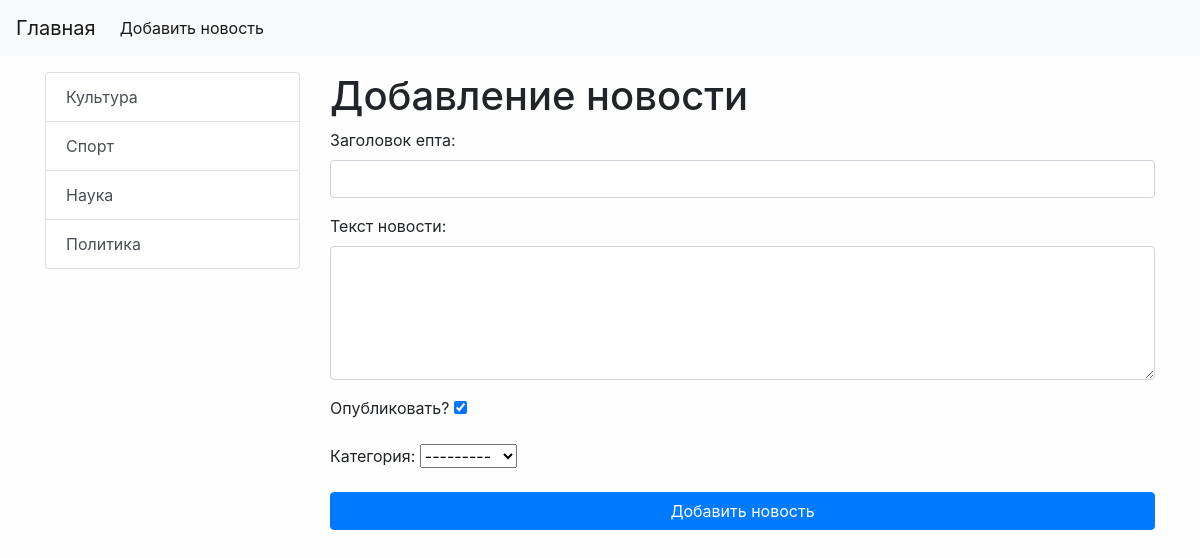
/add-news/, run on the app's committed database.
### appName/models.py (models this page shows)
class Category(models.Model):
    title = models.CharField(max_length=50, db_index=True)  #дб индекс - ускоряет поиск по этому полю хз
    def get_absolute_url(self): # конфенция приписывает называть так этот метод, а нужен он для ссылок красивых
        return reverse('category_page', kwargs={'category_id': self.pk})
    def __str__(self):
        return self.title   #   а называется эта хуета строковое представление объекта

### appName/views.py (the view)
# urls.py: path('add-news/', add_news, name='add_news')
def add_news(request):
    if request.method == 'POST':
        form = NewsForm(request.POST)
        if form.is_valid():
            news = form.save()
            return redirect(news)
    else:
        form = NewsForm()
    return render(request, 'appName/add_news.html', context={'form': form})

### appName/forms.py (shortened to what this page needs)
class NewsForm(forms.ModelForm):
    class Meta:
        model = News
        fields = ['title', 'content', 'is_published', 'news_category']
        widgets = {
            'title': forms.TextInput(attrs={'class': 'form-control'}),
            'content': forms.Textarea(attrs={'class': 'form-control', 'rows': 5}),
            'category': forms.Select(attrs={'class': 'form-control'})
        }

### appName/templatetags/news_tags.py (called while the page is built)
@register.inclusion_tag('appName/list_categories.html') #шаблон для рендеринга
def show_categories(arg1='Hi'):
    categories = Category.objects.all()
    return {'categories': categories, 'arg1': arg1} #arg1 можно потом вывести

### appName/templates/appName/add_news.html (shortened to what this page needs)
{% extends 'base.html' %}
{% block content %}
<h1>Добавление новости</h1>
<form action="{% url 'add_news' %}" method="post">
    {{ form.as_p }}
    <button type="submit" class="btn btn-primary btn-block"> Добавить новость</button>
</form>
{% endblock %}

### appName/templates/appName/list_categories.html
<div class="list-group">
    {% for item in categories %}
    <a href="{{ item.get_absolute_url }}" class="list-group-item list-group-item-action">{{ item.title }}</a>
    {% endfor %}
</div>

### randomBro/static/css/style.css (style rules this page uses)
body { background-color: #fefefe; }

### data on the page
Category: title "Культура"
Category: title "Спорт"
Category: title "Наука"
Category: title "Политика"
